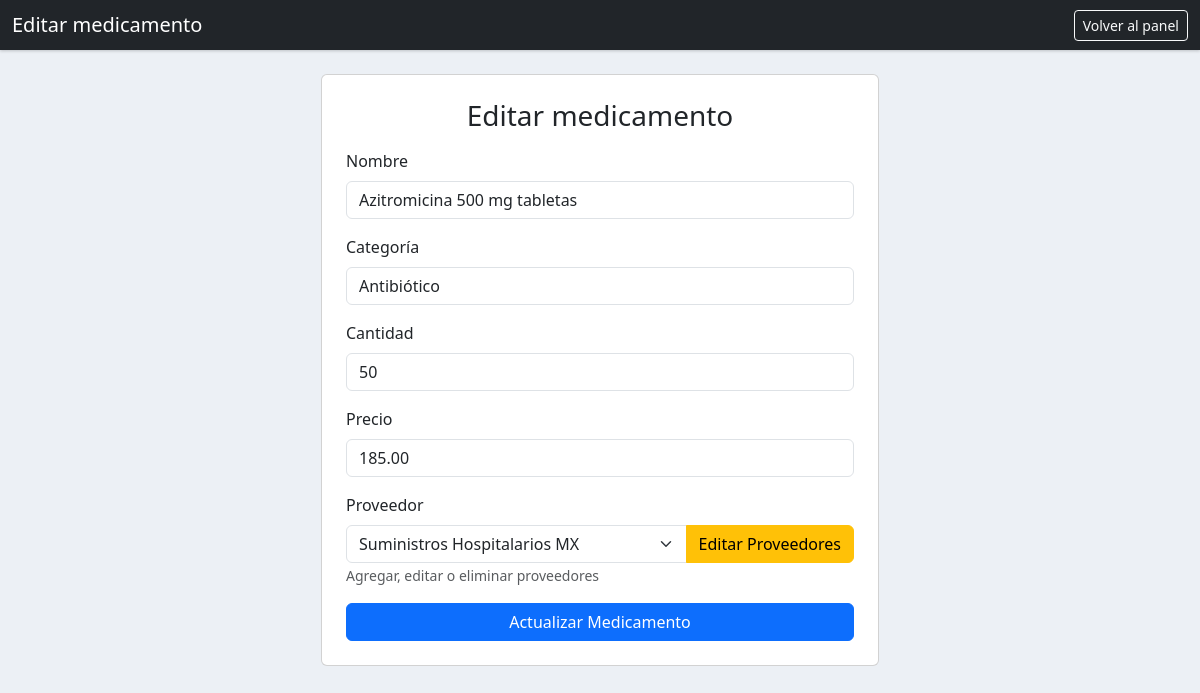
Page /editar_medicamento.php?id=11 (signed in) on the committed database.
### tables this page shows
CREATE TABLE `medicamentos` (
  `id` int(11) NOT NULL AUTO_INCREMENT,
  `nombre` varchar(100) NOT NULL,
  `categoria` varchar(100) DEFAULT NULL,
  `cantidad` int(11) DEFAULT 0,
  `precio` decimal(10,2) DEFAULT NULL,
  `proveedor_id` int(11) DEFAULT NULL,
  `creado_en` timestamp NOT NULL DEFAULT current_timestamp(),
  `actualizado_en` timestamp NOT NULL DEFAULT current_timestamp() ON UPDATE current_timestamp(),
  PRIMARY KEY (`id`),
  KEY `fk_medicamento_proveedor` (`proveedor_id`),
  CONSTRAINT `fk_medicamento_proveedor` FOREIGN KEY (`proveedor_id`) REFERENCES `proveedores` (`id`) ON DELETE SET NULL ON UPDATE CASCADE
);

CREATE TABLE `proveedores` (
  `id` int(11) NOT NULL AUTO_INCREMENT,
  `nombre` varchar(100) NOT NULL,
  `telefono` varchar(20) DEFAULT NULL,
  `direccion` varchar(200) DEFAULT NULL,
  `creado_en` timestamp NOT NULL DEFAULT current_timestamp(),
  PRIMARY KEY (`id`)
);

### editar_medicamento.php (the view, shortened to what this page needs)
<?php
require_once "conexion.php";
$id = (int)$_GET['id'];
$sql = "SELECT * FROM medicamentos WHERE id = ?";
$stmt = $conexion->prepare($sql);
$stmt->bind_param("i", $id);
$stmt->execute();
$medRes = $stmt->get_result();
$medicamento = $medRes->fetch_assoc();
?>
<!DOCTYPE html>
<html lang="es">
<head>
    <link href="https://cdn.jsdelivr.net/npm/bootstrap@5.3.3/dist/css/bootstrap.min.css" rel="stylesheet">
    <link rel="stylesheet" href="https://cdn.jsdelivr.net/npm/bootstrap-icons@1.11.3/font/bootstrap-icons.min.css">
</head>
<body>
<nav class="navbar navbar-dark bg-dark mb-4">
    <div class="container-fluid">
        <span class="navbar-brand mb-0 h1">Editar medicamento</span>
        <a href="panel.php" class="btn btn-sm btn-outline-light">Volver al panel</a>
    </div>
</nav>
<div class="container">
    <div class="card col-md-6 mx-auto p-4">
        <h3 class="mb-3 text-center">Editar medicamento</h3>
        <form method="POST">
            <div class="mb-3">
                <label class="form-label">Nombre</label>
                <input type="text" name="nombre" class="form-control"
                       value="<?= htmlspecialchars($medicamento['nombre']) ?>" required>
            </div>
            <div class="mb-3">
                <label class="form-label">Categoría</label>
                <input type="text" name="categoria" class="form-control"
                       value="<?= htmlspecialchars($medicamento['categoria']) ?>" required>
            </div>
            <div class="mb-3">
                <label class="form-label">Cantidad</label>
                <input type="number" name="cantidad" class="form-control" min="0"
                       value="<?= $medicamento['cantidad'] ?>" required>
            </div>
            <div class="mb-3">
                <label class="form-label">Precio</label>
                <input type="number" step="0.01" name="precio" class="form-control" min="0"
                       value="<?= $medicamento['precio'] ?>" required>
            </div>
            <div class="mb-3">
                <label class="form-label">Proveedor</label>
                <div class="input-group">
                    <select name="proveedor_id" class="form-select">
                        <?php
                        $prov = $conexion->query("SELECT id, nombre FROM proveedores ORDER BY nombre");
                        while ($p = $prov->fetch_assoc()): ?>
                            <option value="<?= $p['id'] ?>"
                                <?= (isset($medicamento['proveedor_id']) && $medicamento['proveedor_id'] == $p['id']) ||
                                   (isset($_POST['proveedor_id']) && $_POST['proveedor_id'] == $p['id'])
                                   ? 'selected' : '' ?>>
                                <?= htmlspecialchars($p['nombre']) ?>
                            </option>
                        <?php endwhile; ?>
                    </select>
                    <a href="editar_proveedor.php" class="btn btn-warning">Editar Proveedores</a>
                </div>
                <small class="text-muted">Agregar, editar o eliminar proveedores</small>
            </div>
            <button class="btn btn-primary w-100">Actualizar Medicamento</button>
        </form>
    </div>
</div>
</body>
</html>

### editar_medicamento.php (style rules this page uses)
body { background-color:#ecf0f5; }
.navbar { box-shadow: 0 1px 3px rgba(0,0,0,.2); }

### rows in the picture
medicamentos: nombre "Azitromicina 500 mg tabletas", categoria "Antibiótico", cantidad "50", precio "185.00", proveedor_id "Suministros Hospitalarios MX"
